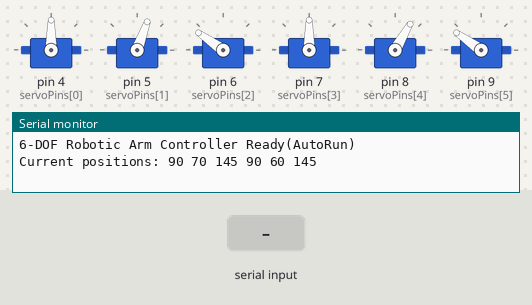
The sketch below on a simulated Arduino Uno, built with avr-gcc and run on an emulated ATmega328P. Shown: 6 × servo, the last lines printed to the serial monitor. The test bench sets the inputs (shaded band).

Above: at 1.2 s.
1.3 s: "START\n" received over Serial
At 1.75 s:
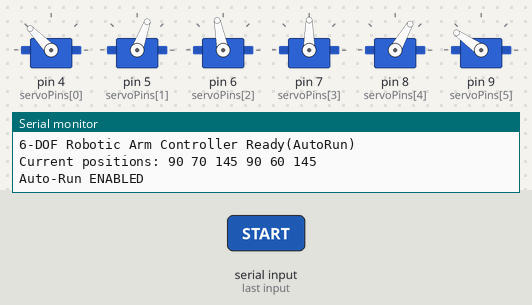
At 2.36 s:
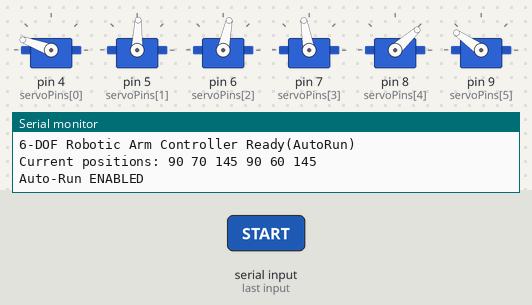
4.3 s: "START 1\n" received over Serial
At 4.49 s:
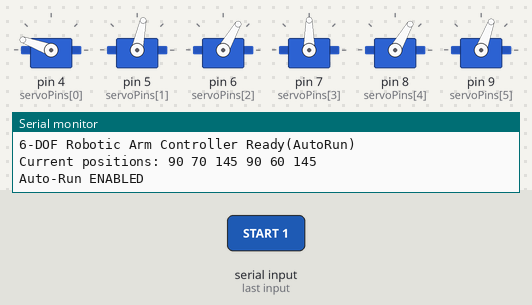
10.3 s: "START 150\n" received over Serial
19.3 s: "90 45\n" received over Serial
Timing chart, 0 to 39.5 s (numbered marks = the images above; inputs shaded):
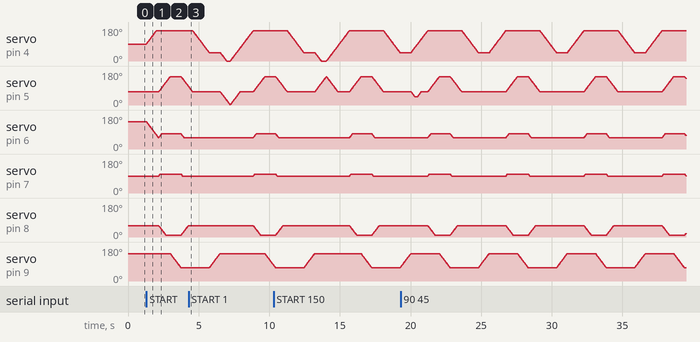

Measured:
- after the input at 1.3 s, servo on pin 4 (servoPins[0]): moves from 90° to 160° over 0.70 s, starting at once; servo on pin 5 (servoPins[1]): rises from 70° to 150° in 0.79 s, then falls to 98° in 1.3 s

The sketch:

autoRun.ino
```cpp
#include <Servo.h>

#define NUM_SERVOS 6

// Assign pins for servos
int servoPins[NUM_SERVOS] = {4, 5, 6, 7, 8, 9};
Servo servos[NUM_SERVOS];
int currentPos[NUM_SERVOS] = {90, 70, 145, 90, 60, 145}; // start at mid-position
int targetPos[NUM_SERVOS]  = {90, 90, 90, 90, 90, 90};

int POS_HOME[6] = {90, 70, 60, 90, 60, 70};
int POS_LEFT_REACH[6] = {160, 70, 60, 90, 60, 145};
int POS_LEFT_REACH_2[6] = {160, 70, 60, 90, 60, 70};
int POS_LEFT_PICK[6] = {160, 150, 80, 100, 10, 145};
int POS_RIGHT_REACH[6] = {45, 70, 60, 90, 60, 70};
int POS_RIGHT_DROP[6] = {45, 70, 60, 90, 60, 145};
int GRIP_OPEN = 145;
int GRIP_CLOSE = 70;

bool autoRun = false;
unsigned long autoStartTime = 0;
unsigned long autoRunLimit = 60000;

//right angle position = 90 70 60 90 60 100
void setup() {
  Serial.begin(115200);
  Serial.println("6-DOF Robotic Arm Controller Ready(AutoRun)");

  for (int i = 0; i < NUM_SERVOS; i++) {
    servos[i].attach(servoPins[i]);
    servos[i].write(currentPos[i]);
  }
  reportPositions();
}

void loop() {
  // Check if new command is available
  if (Serial.available()) {
    String input = Serial.readStringUntil('\n');
    input.trim();

    if (input.equalsIgnoreCase("START")){
      autoRun = true;
      autoStartTime = millis();
      Serial.println("Auto-Run ENABLED");
    }
    else if (input.equalsIgnoreCase("STOP")){
      autoRun = false;
      Serial.println("Auto-Run Disabled");
    }
    else{
    parseCommand(input);
    moveSmooth();
    reportPositions();
    }
  }
  if(autoRun && millis() - autoStartTime >= autoRunLimit){
    autoRun = false;
    Serial.println("Auto-Run stopped. 1 minute limit reached.");
  }
  if(autoRun) {
    autoPickupSequence();
  }
}

void autoPickupSequence(){
  if(!autoRun) return;

  //pickup on left
  setTargets(POS_LEFT_REACH);
  moveSmooth();
  if(!autoRun) return;

  setTargets(POS_LEFT_PICK);
  moveSmooth();
  if(!autoRun) return;

  //grab duck
  targetPos[5] = GRIP_CLOSE;
  moveSmooth();
  if(!autoRun) return;

  //pickup
  setTargets(POS_LEFT_REACH_2);
  moveSmooth();
  if(!autoRun) return;

  //move over box
  setTargets(POS_RIGHT_REACH);
  moveSmooth();
  if (!autoRun) return;

  setTargets(POS_RIGHT_DROP);
  moveSmooth();
  if (!autoRun) return;

  //drop duck
  targetPos[5] = GRIP_OPEN;
  moveSmooth();
  if(!autoRun) return;

  /*center
  setTargets(POS_HOME);
  moveSmooth();
  delay(50);*/
}

void setTargets(int p[6]) {
  for(int i = 0; i < NUM_SERVOS; i++){
    targetPos[i] = p[i];
  }
}

void parseCommand(String input) {
  input.replace(',', ' ');  // allow comma or space separated values
  int idx = 0;
  while (input.length() > 0 && idx < NUM_SERVOS) {
    int spaceIndex = input.indexOf(' ');
    String value = (spaceIndex == -1) ? input : input.substring(0, spaceIndex);
    value.trim();
    if (value.length() > 0) {
      targetPos[idx] = constrain(value.toInt(), 0, 180);
      idx++;
    }
    if (spaceIndex == -1) break;
    input = input.substring(spaceIndex + 1);
  }
}

void moveSmooth() {
  bool moving = true;
  while (moving) {
    moving = false;
    for (int i = 0; i < NUM_SERVOS; i++) {
      if (currentPos[i] != targetPos[i]) {
        moving = true;
        if (currentPos[i] < targetPos[i]) currentPos[i]++;
        else currentPos[i]--;
        servos[i].write(currentPos[i]);
      }
    }
    delay(10); // controls smoothness (smaller = smoother but slower)
  }
}

void reportPositions() {
  Serial.print("Current positions: ");
  for (int i = 0; i < NUM_SERVOS; i++) {
    Serial.print(currentPos[i]);
    if (i < NUM_SERVOS - 1) Serial.print(' ');
  }
  Serial.println();
}
```
